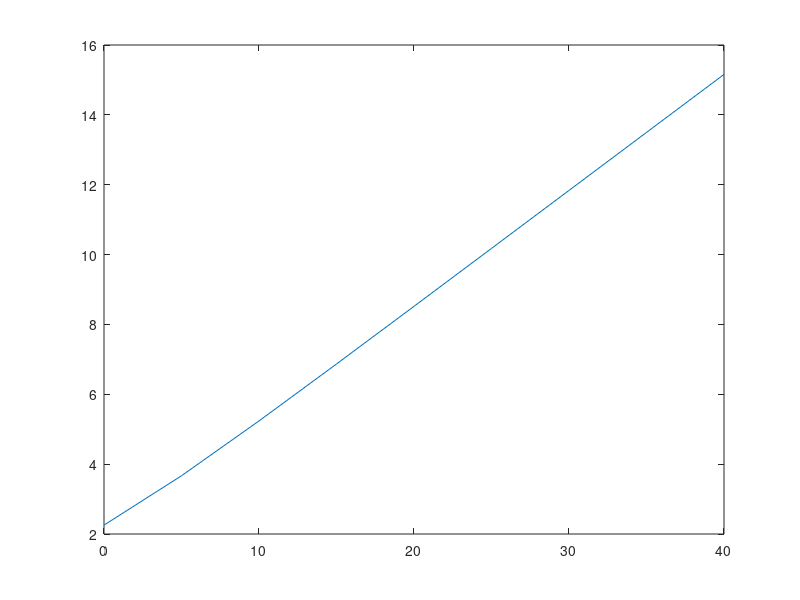

Reproduce this figure in MATLAB. (Note: this script raises an error after producing the figure.)
%Question 3: Capacity plot for fast-fading SIMO channel:
clear % Precaution to prevent previous values from corrupting the present data.
clc 
%1. Predefined:
nr=4; %Number of antennas
nSamples=1000; %Number of realizations of fading channel h
std=sqrt(2); %Scale factor (Standard Deviation) for normalizing h
snrdB=0:5:40; %SNR values in steps of 5dB from 0 to 40dB

%2. SNR and Capacity calculation: 
snr=10.^(snrdB/10); % Calculate linear SNR
Capacity=zeros(size(snr)); %Initializing the capacity vector

for j=1:nSamples % For nSamples(here:1000) number of iteratons, perform:
    h=(complex(randn(nr,1),randn(nr,1))/std); % Calculate an instantiation of h
    sqnorm_h=norm(h)^2; % Normalize
    Capacity=Capacity+(log2(1+sqnorm_h*snr))/nSamples; % Calculating the Expected Capacity 
end

%3. Plot:
ln1=plot(snrdB,Capacity);
ln1.Marker = 'o';
ln1.MarkerEdgeColor = 'b';
xlabel('SNR(dB)');
ylabel('Capacity(bps/hz)');
title('Capacity plot of fast-fading SIMO Channel');
grid on;
